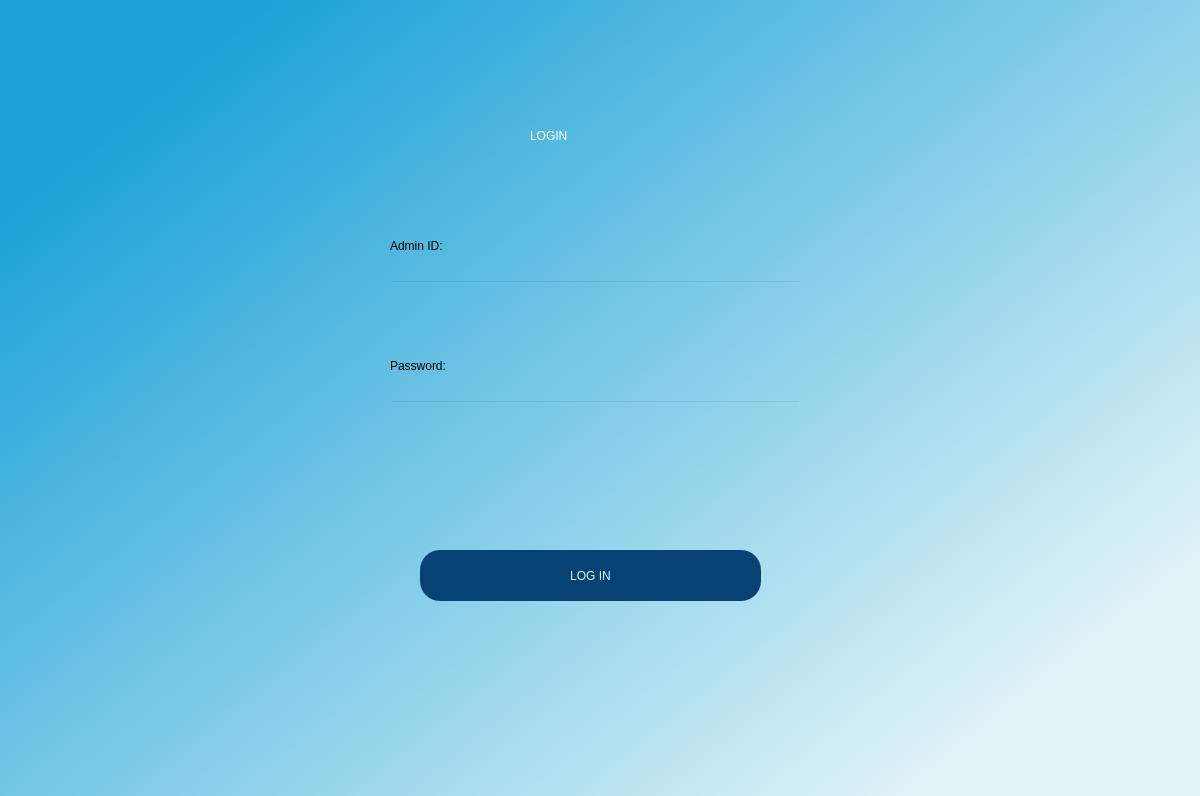
<?xml version="1.0" encoding="UTF-8"?>
<ui version="4.0">
 <class>Dialog</class>
 <widget class="QDialog" name="Dialog">
  <property name="geometry">
   <rect>
    <x>0</x>
    <y>0</y>
    <width>1200</width>
    <height>796</height>
   </rect>
  </property>
  <property name="windowTitle">
   <string>Dialog</string>
  </property>
  <widget class="QWidget" name="bgwidget" native="true">
   <property name="geometry">
    <rect>
     <x>0</x>
     <y>0</y>
     <width>1211</width>
     <height>801</height>
    </rect>
   </property>
   <property name="styleSheet">
    <string notr="true">QWidget#bgwidget{
background-color:qlineargradient(spread:pad, x1:0.096, y1:0.158955, x2:0.893389, y2:0.813, stop:0 rgba(29, 162, 216, 255), stop:1 rgba(222, 243, 246, 255));}
</string>
   </property>
   <widget class="QLabel" name="label">
    <property name="geometry">
     <rect>
      <x>530</x>
      <y>90</y>
      <width>141</width>
      <height>91</height>
     </rect>
    </property>
    <property name="styleSheet">
     <string notr="true">font: 28pt &quot;MS Shell Dlg 2&quot;;color:white;</string>
    </property>
    <property name="text">
     <string>LOGIN</string>
    </property>
   </widget>
   <widget class="QLabel" name="label_2">
    <property name="geometry">
     <rect>
      <x>390</x>
      <y>220</y>
      <width>111</width>
      <height>51</height>
     </rect>
    </property>
    <property name="styleSheet">
     <string notr="true">font: 14pt &quot;MS Shell Dlg 2&quot;;</string>
    </property>
    <property name="text">
     <string>Admin ID:</string>
    </property>
   </widget>
   <widget class="QPushButton" name="adminauthenticate">
    <property name="geometry">
     <rect>
      <x>420</x>
      <y>550</y>
      <width>341</width>
      <height>51</height>
     </rect>
    </property>
    <property name="styleSheet">
     <string notr="true">border-radius:20px;
background-color:#064273;
font: 16pt &quot;MS Shell Dlg 2&quot;;color:#def3f6;
</string>
    </property>
    <property name="text">
     <string>LOG IN</string>
    </property>
   </widget>
   <widget class="QLabel" name="label_3">
    <property name="geometry">
     <rect>
      <x>390</x>
      <y>340</y>
      <width>101</width>
      <height>51</height>
     </rect>
    </property>
    <property name="styleSheet">
     <string notr="true">font: 20pt &quot;MS Shell Dlg 2&quot;;
font: 14pt &quot;MS Shell Dlg 2&quot;;</string>
    </property>
    <property name="text">
     <string>Password:</string>
    </property>
   </widget>
   <widget class="QLineEdit" name="adminidfield">
    <property name="geometry">
     <rect>
      <x>390</x>
      <y>280</y>
      <width>411</width>
      <height>51</height>
     </rect>
    </property>
    <property name="styleSheet">
     <string notr="true">background-color:rgba(0,0,0,0);
font: 12pt &quot;MS Shell Dlg 2&quot;;</string>
    </property>
   </widget>
   <widget class="QLineEdit" name="adminpasswordfield">
    <property name="geometry">
     <rect>
      <x>390</x>
      <y>400</y>
      <width>411</width>
      <height>51</height>
     </rect>
    </property>
    <property name="styleSheet">
     <string notr="true">background-color:rgba(0,0,0,0);
font: 12pt &quot;MS Shell Dlg 2&quot;;
</string>
    </property>
   </widget>
   <widget class="QLabel" name="errormsg">
    <property name="geometry">
     <rect>
      <x>390</x>
      <y>470</y>
      <width>411</width>
      <height>31</height>
     </rect>
    </property>
    <property name="styleSheet">
     <string notr="true">font: 12pt &quot;MS Shell Dlg 2&quot;;color: red;</string>
    </property>
    <property name="text">
     <string/>
    </property>
   </widget>
  </widget>
 </widget>
 <resources/>
 <connections/>
</ui>
